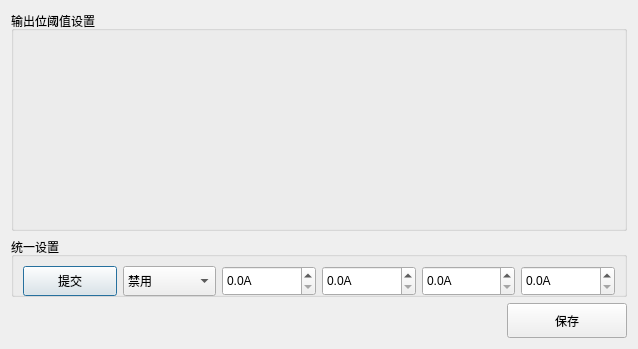
<?xml version="1.0" encoding="UTF-8"?>
<ui version="4.0">
 <class>Home_SetOpDlg</class>
 <widget class="QDialog" name="Home_SetOpDlg">
  <property name="geometry">
   <rect>
    <x>0</x>
    <y>0</y>
    <width>638</width>
    <height>349</height>
   </rect>
  </property>
  <property name="windowTitle">
   <string>输出位设置</string>
  </property>
  <layout class="QGridLayout" name="gridLayout">
   <item row="0" column="0" colspan="2">
    <widget class="QGroupBox" name="groupBox">
     <property name="title">
      <string>输出位阈值设置</string>
     </property>
    </widget>
   </item>
   <item row="1" column="0" colspan="2">
    <widget class="QGroupBox" name="groupBox_2">
     <property name="maximumSize">
      <size>
       <width>16777215</width>
       <height>60</height>
      </size>
     </property>
     <property name="title">
      <string>统一设置</string>
     </property>
     <layout class="QGridLayout" name="gridLayout_2">
      <item row="0" column="4">
       <widget class="QDoubleSpinBox" name="curCrMinSpin">
        <property name="minimumSize">
         <size>
          <width>0</width>
          <height>30</height>
         </size>
        </property>
        <property name="suffix">
         <string>A</string>
        </property>
        <property name="decimals">
         <number>1</number>
        </property>
        <property name="maximum">
         <double>300.000000000000000</double>
        </property>
       </widget>
      </item>
      <item row="0" column="1">
       <widget class="QPushButton" name="okBtn">
        <property name="minimumSize">
         <size>
          <width>30</width>
          <height>30</height>
         </size>
        </property>
        <property name="text">
         <string>提交</string>
        </property>
       </widget>
      </item>
      <item row="0" column="3">
       <widget class="QDoubleSpinBox" name="curMinSpin">
        <property name="minimumSize">
         <size>
          <width>0</width>
          <height>30</height>
         </size>
        </property>
        <property name="suffix">
         <string>A</string>
        </property>
        <property name="decimals">
         <number>1</number>
        </property>
        <property name="maximum">
         <double>300.000000000000000</double>
        </property>
       </widget>
      </item>
      <item row="0" column="5">
       <widget class="QDoubleSpinBox" name="curCrMaxSpin">
        <property name="minimumSize">
         <size>
          <width>0</width>
          <height>30</height>
         </size>
        </property>
        <property name="suffix">
         <string>A</string>
        </property>
        <property name="decimals">
         <number>1</number>
        </property>
        <property name="maximum">
         <double>300.000000000000000</double>
        </property>
       </widget>
      </item>
      <item row="0" column="6">
       <widget class="QDoubleSpinBox" name="curMaxSpin">
        <property name="minimumSize">
         <size>
          <width>0</width>
          <height>30</height>
         </size>
        </property>
        <property name="suffix">
         <string>A</string>
        </property>
        <property name="decimals">
         <number>1</number>
        </property>
        <property name="maximum">
         <double>300.000000000000000</double>
        </property>
       </widget>
      </item>
      <item row="0" column="2">
       <widget class="QComboBox" name="enComboBox">
        <property name="minimumSize">
         <size>
          <width>0</width>
          <height>30</height>
         </size>
        </property>
        <item>
         <property name="text">
          <string>禁用</string>
         </property>
        </item>
        <item>
         <property name="text">
          <string>启用</string>
         </property>
        </item>
       </widget>
      </item>
     </layout>
    </widget>
   </item>
   <item row="2" column="0">
    <spacer name="horizontalSpacer">
     <property name="orientation">
      <enum>Qt::Horizontal</enum>
     </property>
     <property name="sizeHint" stdset="0">
      <size>
       <width>491</width>
       <height>20</height>
      </size>
     </property>
    </spacer>
   </item>
   <item row="2" column="1">
    <widget class="QPushButton" name="saveBtn">
     <property name="minimumSize">
      <size>
       <width>120</width>
       <height>35</height>
      </size>
     </property>
     <property name="text">
      <string>保存</string>
     </property>
    </widget>
   </item>
  </layout>
 </widget>
 <resources/>
 <connections/>
</ui>
